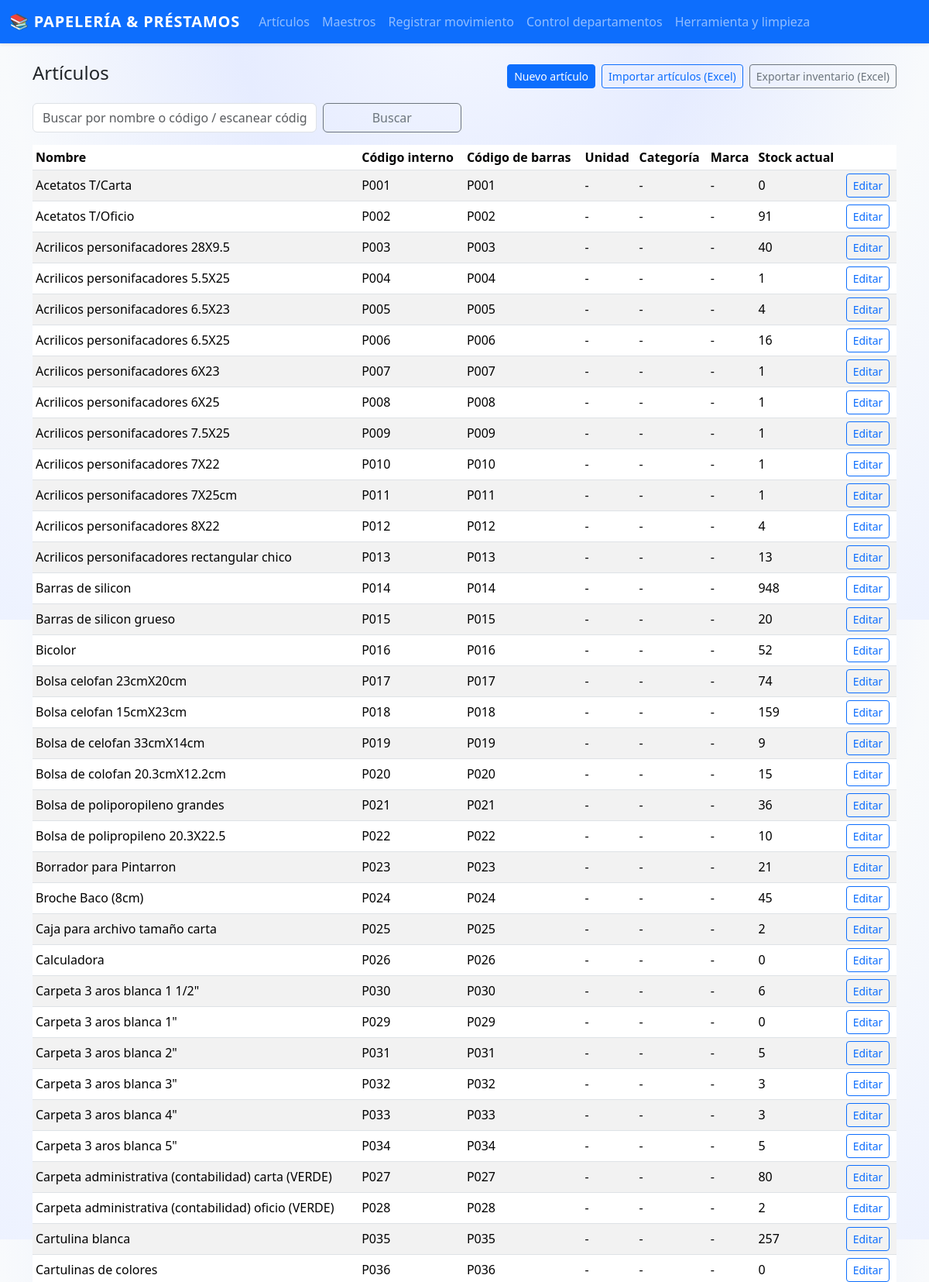
/articulos (upper part), run on the app's committed database.
### app.py (models this page shows, shortened)
class Articulo(db.Model):
    id = db.Column(db.Integer, primary_key=True)
    nombre = db.Column(db.String(150), nullable=False)
    codigo_interno = db.Column(db.String(50), unique=True, nullable=True)
    codigo_barras = db.Column(db.String(80), unique=True, nullable=True)
    unidad = db.Column(db.String(30), nullable=True)
    categoria = db.Column(db.String(80), nullable=True)
    marca = db.Column(db.String(80), nullable=True)
    stock_actual = db.Column(db.Integer, default=0, nullable=False)
    movimientos = db.relationship("Movimiento", backref="articulo", lazy=True)

### app.py (the view)
@app.route("/articulos")
def listar_articulos():
    q = request.args.get("q", "").strip()
    if q:
        termino = f"%{q}%"
        articulos = Articulo.query.filter(
            db.or_(
                Articulo.nombre.ilike(termino),
                Articulo.codigo_interno.ilike(termino),
                Articulo.codigo_barras.ilike(termino),
            )
        ).all()
    else:
        articulos = Articulo.query.order_by(Articulo.nombre).all()
    return render_template("articulos.html", articulos=articulos, q=q)

### templates/articulos.html (shortened to what this page needs)
{% extends "base.html" %}
{% block content %}
<div class="d-flex justify-content-between align-items-center mb-3">
  <h4>Artículos</h4>
  <div class="d-flex gap-2 flex-wrap">
    <a href="{{ url_for('nuevo_articulo') }}" class="btn btn-primary btn-sm">Nuevo artículo</a>
    <a href="{{ url_for('importar_articulos_excel') }}" class="btn btn-outline-primary btn-sm">
      Importar artículos (Excel)
    </a>
    <a href="{{ url_for('export_inventario') }}" class="btn btn-outline-secondary btn-sm">
      Exportar inventario (Excel)
    </a>
  </div>
</div>
<form method="get" class="row g-2 mb-3">
  <div class="col-md-4">
    <input
      type="text"
      name="q"
      value="{{ q }}"
      class="form-control"
      placeholder="Buscar por nombre o código / escanear código de barras"
      autofocus
    />
  </div>
  <div class="col-md-2">
    <button type="submit" class="btn btn-outline-secondary w-100">Buscar</button>
  </div>
</form>
<div class="table-responsive">
  <table class="table table-striped table-sm align-middle">
    <thead>
      <tr>
        <th>Nombre</th>
        <th>Código interno</th>
        <th>Código de barras</th>
        <th>Unidad</th>
        <th>Categoría</th>
        <th>Marca</th>
        <th>Stock actual</th>
        <th></th>
      </tr>
    </thead>
    <tbody>
      {% for a in articulos %}
      <tr>
        <td>{{ a.nombre }}</td>
        <td>{{ a.codigo_interno or "-" }}</td>
        <td>{{ a.codigo_barras or "-" }}</td>
        <td>{{ a.unidad or "-" }}</td>
        <td>{{ a.categoria or "-" }}</td>
        <td>{{ a.marca or "-" }}</td>
        <td>{{ a.stock_actual }}</td>
        <td>
          <a
            href="{{ url_for('editar_articulo', articulo_id=a.id) }}"
            class="btn btn-sm btn-outline-primary"
            >Editar</a
          >
        </td>
      </tr>
      {% else %}
      <tr>
        <td colspan="8" class="text-center text-muted">
          No hay artículos registrados todavía.
        </td>
      </tr>
      {% endfor %}
    </tbody>
  </table>
</div>
{% endblock %}

### templates/base.html (style rules this page uses)
body { background: radial-gradient(circle at top, #f4f7ff 0, #e6ecff 30%, #f8fafc 60%, #edf2ff 100%); min-height: 100vh; font-family: system-ui, -apple-system, BlinkMacSystemFont, "Segoe UI", sans-serif; }
.table { background-color: #ffffff; }
.table thead { background: linear-gradient(90deg, #eef2ff, #e0f2fe); }

### data on the page
Articulo: nombre "Acetatos T/Carta", codigo_interno "P001", codigo_barras "P001", unidad "-", categoria "-", marca "-", stock_actual "0"
Articulo: nombre "Acetatos T/Oficio", codigo_interno "P002", codigo_barras "P002", unidad "-", categoria "-", marca "-", stock_actual "91"
Articulo: nombre "Acrilicos personifacadores 28X9.5", codigo_interno "P003", codigo_barras "P003", unidad "-", categoria "-", marca "-", stock_actual "40"
Articulo: nombre "Acrilicos personifacadores 5.5X25", codigo_interno "P004", codigo_barras "P004", unidad "-", categoria "-", marca "-", stock_actual "1"
Articulo: nombre "Acrilicos personifacadores 6.5X23", codigo_interno "P005", codigo_barras "P005", unidad "-", categoria "-", marca "-", stock_actual "4"
Articulo: nombre "Acrilicos personifacadores 6.5X25", codigo_interno "P006", codigo_barras "P006", unidad "-", categoria "-", marca "-", stock_actual "16"
Articulo: nombre "Acrilicos personifacadores 6X23", codigo_interno "P007", codigo_barras "P007", unidad "-", categoria "-", marca "-", stock_actual "1"
Articulo: nombre "Acrilicos personifacadores 6X25", codigo_interno "P008", codigo_barras "P008", unidad "-", categoria "-", marca "-", stock_actual "1"
Articulo: nombre "Acrilicos personifacadores 7.5X25", codigo_interno "P009", codigo_barras "P009", unidad "-", categoria "-", marca "-", stock_actual "1"
Articulo: nombre "Acrilicos personifacadores 7X22", codigo_interno "P010", codigo_barras "P010", unidad "-", categoria "-", marca "-", stock_actual "1"
Articulo: nombre "Acrilicos personifacadores 7X25cm", codigo_interno "P011", codigo_barras "P011", unidad "-", categoria "-", marca "-", stock_actual "1"
Articulo: nombre "Acrilicos personifacadores 8X22", codigo_interno "P012", codigo_barras "P012", unidad "-", categoria "-", marca "-", stock_actual "4"
Articulo: nombre "Acrilicos personifacadores rectangular chico", codigo_interno "P013", codigo_barras "P013", unidad "-", categoria "-", marca "-", stock_actual "13"
Articulo: nombre "Barras de silicon", codigo_interno "P014", codigo_barras "P014", unidad "-", categoria "-", marca "-", stock_actual "948"
Articulo: nombre "Barras de silicon grueso", codigo_interno "P015", codigo_barras "P015", unidad "-", categoria "-", marca "-", stock_actual "20"
Articulo: nombre "Bicolor", codigo_interno "P016", codigo_barras "P016", unidad "-", categoria "-", marca "-", stock_actual "52"
Articulo: nombre "Bolsa celofan 23cmX20cm", codigo_interno "P017", codigo_barras "P017", unidad "-", categoria "-", marca "-", stock_actual "74"
Articulo: nombre "Bolsa celofan 15cmX23cm", codigo_interno "P018", codigo_barras "P018", unidad "-", categoria "-", marca "-", stock_actual "159"
Articulo: nombre "Bolsa de celofan 33cmX14cm", codigo_interno "P019", codigo_barras "P019", unidad "-", categoria "-", marca "-", stock_actual "9"
Articulo: nombre "Bolsa de colofan 20.3cmX12.2cm", codigo_interno "P020", codigo_barras "P020", unidad "-", categoria "-", marca "-", stock_actual "15"
Articulo: nombre "Bolsa de poliporopileno grandes", codigo_interno "P021", codigo_barras "P021", unidad "-", categoria "-", marca "-", stock_actual "36"
Articulo: nombre "Bolsa de polipropileno 20.3X22.5", codigo_interno "P022", codigo_barras "P022", unidad "-", categoria "-", marca "-", stock_actual "10"
Articulo: nombre "Borrador para Pintarron", codigo_interno "P023", codigo_barras "P023", unidad "-", categoria "-", marca "-", stock_actual "21"
Articulo: nombre "Broche Baco (8cm)", codigo_interno "P024", codigo_barras "P024", unidad "-", categoria "-", marca "-", stock_actual "45"
Articulo: nombre "Caja para archivo tamaño carta", codigo_interno "P025", codigo_barras "P025", unidad "-", categoria "-", marca "-", stock_actual "2"
Articulo: nombre "Calculadora", codigo_interno "P026", codigo_barras "P026", unidad "-", categoria "-", marca "-", stock_actual "0"
Articulo: nombre "Carpeta 3 aros blanca 1 1/2\"", codigo_interno "P030", codigo_barras "P030", unidad "-", categoria "-", marca "-", stock_actual "6"
Articulo: nombre "Carpeta 3 aros blanca 1\"", codigo_interno "P029", codigo_barras "P029", unidad "-", categoria "-", marca "-", stock_actual "0"
Articulo: nombre "Carpeta 3 aros blanca 2\"", codigo_interno "P031", codigo_barras "P031", unidad "-", categoria "-", marca "-", stock_actual "5"
Articulo: nombre "Carpeta 3 aros blanca 3\"", codigo_interno "P032", codigo_barras "P032", unidad "-", categoria "-", marca "-", stock_actual "3"
Articulo: nombre "Carpeta 3 aros blanca 4\"", codigo_interno "P033", codigo_barras "P033", unidad "-", categoria "-", marca "-", stock_actual "3"
Articulo: nombre "Carpeta 3 aros blanca 5\"", codigo_interno "P034", codigo_barras "P034", unidad "-", categoria "-", marca "-", stock_actual "5"
Articulo: nombre "Carpeta administrativa (contabilidad) carta (VERDE)", codigo_interno "P027", codigo_barras "P027", unidad "-", categoria "-", marca "-", stock_actual "80"
Articulo: nombre "Carpeta administrativa (contabilidad) oficio (VERDE)", codigo_interno "P028", codigo_barras "P028", unidad "-", categoria "-", marca "-", stock_actual "2"
Articulo: nombre "Cartulina blanca", codigo_interno "P035", codigo_barras "P035", unidad "-", categoria "-", marca "-", stock_actual "257"
Articulo: nombre "Cartulinas de colores", codigo_interno "P036", codigo_barras "P036", unidad "-", categoria "-", marca "-", stock_actual "0"
